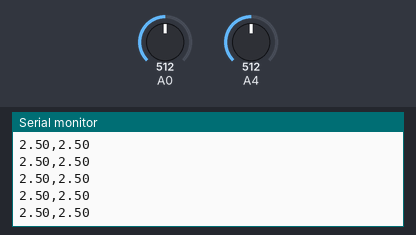
A sketch run on a simulated Arduino Uno, built with avr-gcc and run on an emulated ATmega328P. On the bench: the last lines printed to the serial monitor. Inputs (shaded band) come from the test bench; at power-on: A0 = 512, A4 = 512.

Above: at 1.2 s.
1.3 s: A0 set to 716
At 1.41 s:
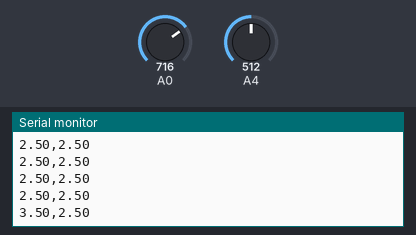
2.8 s: A4 set to 716
At 2.83 s:
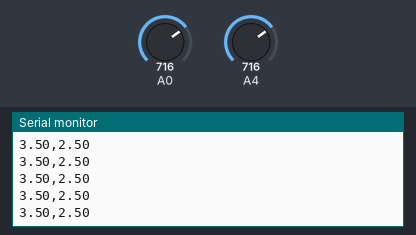
4.3 s: A0 set to 900
At 4.31 s:
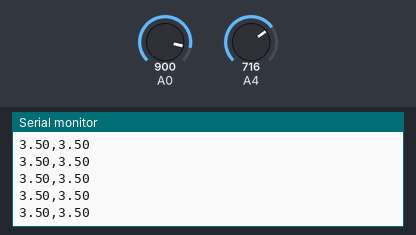
5.8 s: A4 set to 900
At 5.8 s:
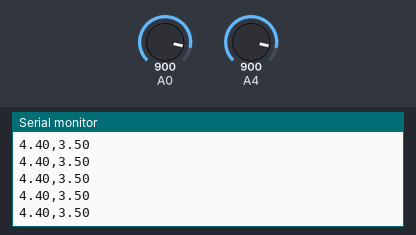
Timing chart, 0 to 8.3 s (numbered marks = the images above; inputs shaded):
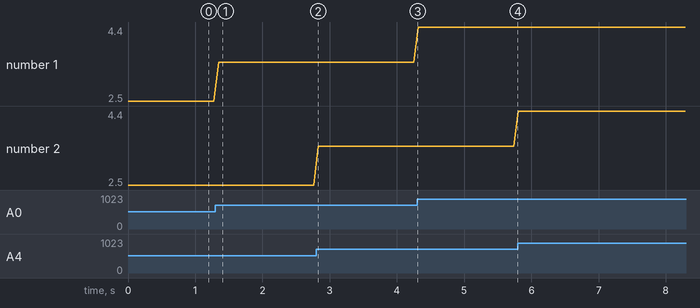

The sketch:

TENG_c1.ino
```cpp
int sensorValue;
float outputValue;
int sensorValue1;
float outputValue1;
int sensorValue2;
float outputValue2;
int sensorValue3;
float outputValue3;


String a, b;
int flag = 0;


void setup() {
  // put your setup code here, to run once:
  Serial.begin(9600);
  randomSeed(analogRead(0));

}

void loop() {
  if (Serial.available() > 0)
  {
    String rx = Serial.readString();
    if (flag == 0)
      flag = 1;
    else
      flag = 0;

  }


  //if (flag > 0){
  if (1) {
    Serial.flush();
    // put your main code here, to run repeatedly:
    sensorValue = analogRead(A0);
    outputValue = sensorValue / 1023.0 * 5.0;
//
//    sensorValue1 = analogRead(A2);/

    sensorValue2 = analogRead(A4);
    outputValue2 = sensorValue2 / 1023.0 * 5.0;
//
//    sensorValue3 = analogRead(A7);
//    outputValue3 = sensorValue3 / 1023.0 * 5.0;
//


    a = String(outputValue)+ "," + String(outputValue2);
    Serial.println(a);
  }
    delay(70);
}
```

Measured:
- after the input at 1.3 s, the serial monitor: prints a new line after 0.05 s (image 1)
- plotted number 1: 2.5 → 3.5 after the input at 1.3 s, 3.5 → 4.4 after the input at 4.3 s
